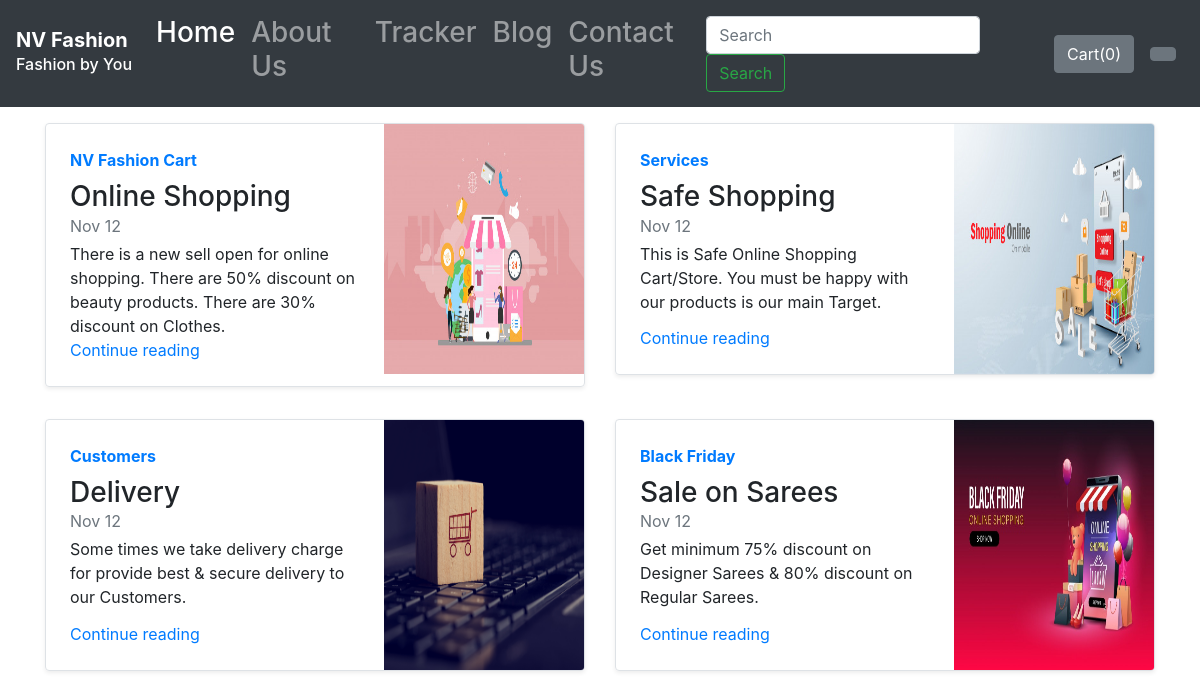
Screenshot of /blog/ with the database file from the repository.
### blog/models.py (models this page shows)
class Blogpost(models.Model):
    post_id = models.AutoField(primary_key=True)
    title = models.CharField(max_length=50)
    head0 = models.CharField(max_length=500, default="")
    chead0 = models.CharField(max_length=5000, default="")
    head1 = models.CharField(max_length=500, default="")
    chead1 = models.CharField(max_length=5000, default="")
    head2 = models.CharField(max_length=500, default="")
    chead2 = models.CharField(max_length=5000, default="")
    pub_date = models.DateField()
    thumbnail = models.ImageField(upload_to="shop/images", default="")
    def __str__(self):
        return self.title

### blog/views.py (the view)
# urls.py: path("", views.index, name="blogHome"),
def index(request):
    myposts = Blogpost.objects.all()
    print(myposts)
    return render(request, 'blog/index.html', {'myposts':myposts})

### blog/templates/blog/index.html (shortened to what this page needs)
{% extends 'blog/basic.html' %}
{% block body %}
<div class="container mt-3">
  <div class="row my-2">
  {% for item in myposts %}
    <div class="col-md-6">
      <div class="row no-gutters border rounded overflow-hidden flex-md-row mb-4 shadow-sm h-md-250 position-relative">
        <div class="col p-4 d-flex flex-column position-static">
          <strong class="d-inline-block mb-2 text-primary">{{item.title}}</strong>
          <h3 class="mb-0">{{item.head0}}</h3>
          <div class="mb-1 text-muted">Nov 12</div>
          <p class="card-text mb-auto">{{item.chead0}}</p>
          <a href="blogpost/{{item.post_id}}" class="stretched-link">Continue reading</a>
        </div>
        <div class="col-auto d-none d-lg-block">
          <img src="/media/{{item.thumbnail}}" class="bd-placeholder-img" width="200" height="250" aria-label="Placeholder: Thumbnail">
        </div>
      </div>
    </div>
    {% if forloop.counter|divisibleby:2 %}
  </div><div class="row my-2">
  {% endif %}
  {% endfor %}
</div>
{% endblock %}

### blog/templates/blog/basic.html (shortened to what this page needs)
<!doctype html>
<html lang="en">
  <head>
    <link rel="stylesheet" href="https://stackpath.bootstrapcdn.com/bootstrap/4.5.0/css/bootstrap.min.css">
  </head>
  <body>
  {% load static%}
    <nav class="navbar navbar-expand-lg navbar-dark bg-dark">
      <a class="navbar-brand" href="/shop"><b>NV Fashion </b><h6>Fashion by You</h6></a>
      <div class="collapse navbar-collapse" id="navbarSupportedContent">
        <ul class="navbar-nav mr-auto">
          <li class="nav-item active">
            <a class="nav-link" href="/shop"><h3>Home</h3> <span class="sr-only">(current)</span></a>
          </li>
          <li class="nav-item">
            <a class="nav-link" href="/shop/about"><h3>About Us</h3></a>
          </li>
          <li class="nav-item">
            <a class="nav-link" href="/shop/tracker"><h3>Tracker</h3></a>
          </li>
          <li class="nav-item">
            <a class="nav-link" href="/blog"><h3>Blog</h3></a>
          </li>
          <li class="nav-item">
            <a class="nav-link" href="/shop/contact"><h3>Contact Us</h3></a>
          </li>
        </ul>
        <form class="form-inline my-2 my-lg-0">
          <input class="form-control mr-sm-2" type="search" placeholder="Search" aria-label="Search">
          <button class="btn btn-outline-success my-2 my-sm-0" type="submit">Search</button>
        </form>
        <button id="cart_btn" type="button" class="btn btn-secondary mx-2">Cart(<span id="cart">0</span>)</button>
        <div type="button" class="btn btn-secondary mx-2" id="popcart" data-container="body" data-html="true" data-toggle="popover" data-placement="bottom" data-content=""></div>
      </div>
    </nav>
    {% block body %} {% endblock %}
  </body>
</html>

### rows the page displays
Blogpost: title "NV Fashion Cart", head0 "Online Shopping", chead0 "There is a new sell open for online shopping. There are 50% discount on beauty products. There are 30% discount on Clothes.", thumbnail (picture)
Blogpost: title "Services", head0 "Safe Shopping", chead0 "This is Safe Online Shopping Cart/Store. You must be happy with our products is our main Target.", thumbnail (picture)
Blogpost: title "Customers", head0 "Delivery", chead0 "Some times we take delivery charge for provide best & secure delivery to our Customers.", thumbnail (picture)
Blogpost: title "Black Friday", head0 "Sale on Sarees", chead0 "Get minimum 75% discount on Designer Sarees & 80% discount on Regular Sarees.", thumbnail (picture)
